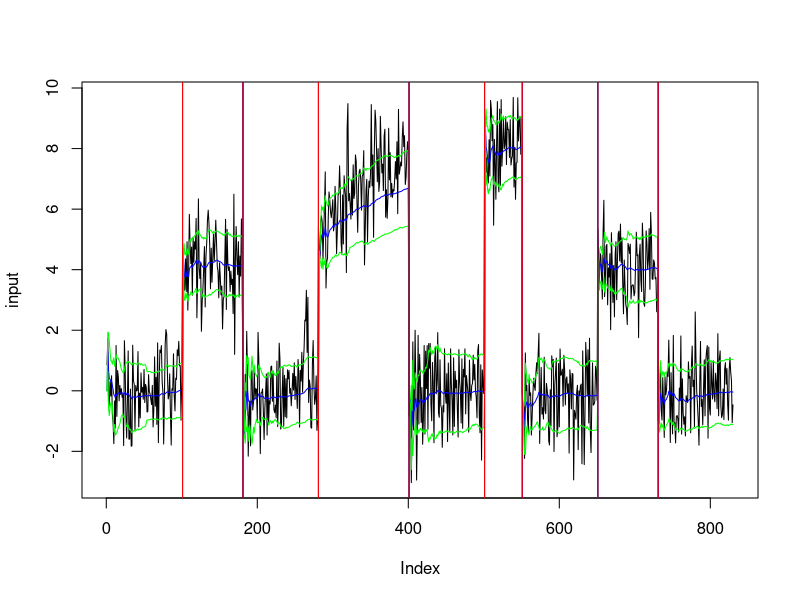

The R source for this figure:


calcP <- function(i, G){
  p <- rep(0,i) 
  if (i == 1){
    p[1] <- 1
  } else {
    for (k in 1:(i-1)){ # checking for Go, not defined = 0
      if (k==i-1){
        p[k] <- (G[i-k])
      } else {
        p[k] <- (G[i-k] - G[i-k-1])/(1 - G[i-k-1])
      }
    }
  }
  return(p)
}

getG <- function(N, p){
  g <- dgeom(1:N, p)

  G <- rep(0,N)
  for (i in 1:N){
    G[i] <- sum(g[1:i])
  }
  return(G)
}

getBetaG <- function(N, cpinterval){
  mean <- mean(cpinterval)   #### MEAN VS MEDIAN
  if (length(cpinterval) < 6){
    return(getG(N, 1/mean))
  }
  median <- median(cpinterval)
  target <- mean
  var <- var(cpinterval)
  if (is.na(var)){ #If not enough changepoints, it cannot yet find a variance
    print("var not valid")
    return(getG(N, 1/mean))
  }
  
  #Finding interval in which to scale
  mininterval <- min(cpinterval)
  maxinterval <- max(cpinterval)
  bmean <- (mean-mininterval)/(maxinterval-mininterval)
  bvar <- (var)/((maxinterval-mininterval)^2)
  
  #Checks Method Of Moments estimate is valid
  if (!(bvar<(bmean*(1-bmean)))){
    print("not good for mom estimate")
    return(getG(N, 1/mean))
  }
  
  a <- bmean * (((bmean*(1 - bmean))/bvar) - 1)
  b <- (1 - bmean)*(((bmean*(1 - bmean))/bvar) - 1)
  # Cumilative distribution function
  centre <- qbeta(0.5, a, b)
  deslen = N
  scaledlen = mean/centre
  upto <- 1
  outlen <- scaledlen
  if (scaledlen > deslen){
    upto <- pnorm(deslen/scaledlen, a, b)
    outlen <- deslen
  }
  BetaG <- pbeta(seq(0, upto, length.out=outlen), shape1 = a, shape2 = b)
  if (outlen < deslen){
    BetaG <- append(BetaG, rep(max(BetaG), (deslen-outlen)))
  }
  par(mfrow=c(1,1))
  # print("returning BETA G")
  # print(cpinterval)
  # print(mean)
  # print(qbeta(0.5, shape1 = a, shape2 = b)*scaledlen)
  # plot(BetaG)
  return(BetaG)
}

isChangepoint <- function(row, threshold, minchange=1){
  len <- length(row)
  if (len >= minchange){ ##no changepoints before this
    # print("CHECKING FOR CHANGEPOINTS!")
    # print(len)
    # print(row)
    # print(n)
    # print(row[len])
    if ((row[len])>threshold){
      return(TRUE)
    }
  }
  return(FALSE)
}

findw <- function(datan, mean, sd){
  w <- pnorm(datan, mean, sd)
  if (w < 0.5){
    w <- 2*w
  } else {
    w <- 2*(1-w)
  }
  return(w)
}

updateModel <- function(row, datan, mean, stdv, G, i){
  #i <- length(row) # symbolises time since last changepoint. 
  newrow <- rep(0, i+1)
  for (j in 1:i){
    w <- findw(datan, mean, stdv)
    if (i == j){ ## as G(O) Not defined in R, = 0
      newrow[j] <- w * (1- G[i-(j-1)])*row[j]
    } else{
      newrow[j] =  w * (1- G[i-(j-1)]/(1-G[i-(j-1)-1]))* row[j]
    }
  }
  p <- calcP(i, G)
  newrow[i+1] <- p%*%row
  
  #NORMALISING
  newrow <- newrow/sum(newrow)
  return(newrow)
}

calcMean <- function(i, curMean, datan){
  newMean <- curMean*(i-1)
  newMean <- (newMean + datan)/(i)
  return(newMean)
}

FL <- function(data, threshold=0.97, stdv=1, est_interval=100, beta=FALSE, rollingmean=FALSE, MAD=FALSE, 
               minchange=20){
  #################################
  #INITIALISING RELEVANT VARIBALES#
  N <- length(data)
  changepoints <- 0
  numberchangepoints <- 1
  recent_changepoint <- -1
  row <- 1
  rollingmean <- 0
  deviation <- c(NULL)
  timesincechangepoint <- 1
  cpinterval <- NULL
  rollingmeanline <- rep(0,N)
  deviationline <- rep(0,N)
  ################################ 
  
  G <- getG(N, 1/est_interval)

  ###MAIN
  for (n in 1:(N)){
    print("start of loop")
    print(n)
    print(data[n])
    print(rollingmean)
    print(stdv)
    print(timesincechangepoint)
    datan <- data[n]
    row <- updateModel(row, datan, rollingmean, stdv, G, timesincechangepoint)
    
    if (isChangepoint(row, threshold, minchange)){
      print("CHANGEPOINT DETECTED")
      # print(n)
      changepoints[numberchangepoints] <- n #####NEED TO CHANGE POSITION IN DATA
      numberchangepoints <- numberchangepoints + 1
      recent_changepoint <- n
      deviation <- NULL
      # G <- getG(N, numberofchangepoints/n)
      if (beta){
        cpinterval <- append(cpinterval, timesincechangepoint) ##inefficient
        G <- getBetaG((N-n), cpinterval) #getBetaG(N, cpinterval)##
      }
      row <- 1
      rollingmean <- data[n]
      # curdev <- stdv
      timesincechangepoint <- 1
    } 
    else{ # UPDATE VARIABLES
      if (rollingmean){
        rollingmean <- calcMean(timesincechangepoint, rollingmean, data[n]) #has to be here so variable is updated.
        rollingmeanline[n] <- rollingmean
      } else {
        rollingmean <- data[n]
      }
      if (MAD){
        print(timesincechangepoint)
        if (timesincechangepoint==1){  #just dont.
        }
        else{
          x <- abs(data[n]-rollingmean)
          deviation <- c(deviation[deviation < x], x, deviation[deviation >= x])
          stdv <- median(deviation)*1.4826
          deviationline[n] <- stdv
        }
      }
      timesincechangepoint <- timesincechangepoint +1
    }
  }
  
  rollingmeanline <<- rollingmeanline
  deviationline <<- deviationline
  return(changepoints)
}

# input <- c(rnorm(100, 0, 1), rnorm(80, 0, 3),rnorm(100, 0, 1), seq(1,4, length.out=120)+rnorm(120, 4, 1),
#            rnorm(100, 0, 1), rnorm(50, 8, 1))
input <- c(rnorm(100, 0, 1), rnorm(80, 4, 1),rnorm(100, 0, 1), seq(1,4, length.out=120)+rnorm(120, 4, 1),
           rnorm(100, 0, 1), rnorm(50, 8, 1), rnorm(100, 0, 1), rnorm(80, 4, 1),rnorm(100, 0, 1))

# DisneyShares <- read.csv("D:/Zorie/Bristol/#Year3/MathsProject/Examples/DisneySharePrice.csv")
# Open_Disney <- DisneyShares$Open # The data records the share price at the opening and the closing of trade,
# input <- Open_Disney[1:400]

# TeslaShares <- read.csv("D:/Zorie/Bristol/#Year3/MathsProject/Code/SharePrices/TSLA.csv")
# Open_Tesla <- TeslaShares$Open
# input <- Open_Tesla[2200:3000]
# print(input[105:115])

changepointsOG <- FL(input)
changepointsBeta <- FL(input, beta=TRUE, rollingmean=TRUE, MAD=TRUE)


print(changepointsOG)
print(changepointsBeta)

plot(input, type="l")
lines(rollingmeanline, type = "l", col="blue")
lines((rollingmeanline + deviationline), type="l", col="green")
lines((rollingmeanline - deviationline), type="l", col="green")

abline(v=changepointsBeta, col="black")
abline(v=changepointsOG, col="blue")
changepointsjoint <- intersect(changepointsBeta, changepointsOG)
abline(v=changepointsjoint, col="red")
